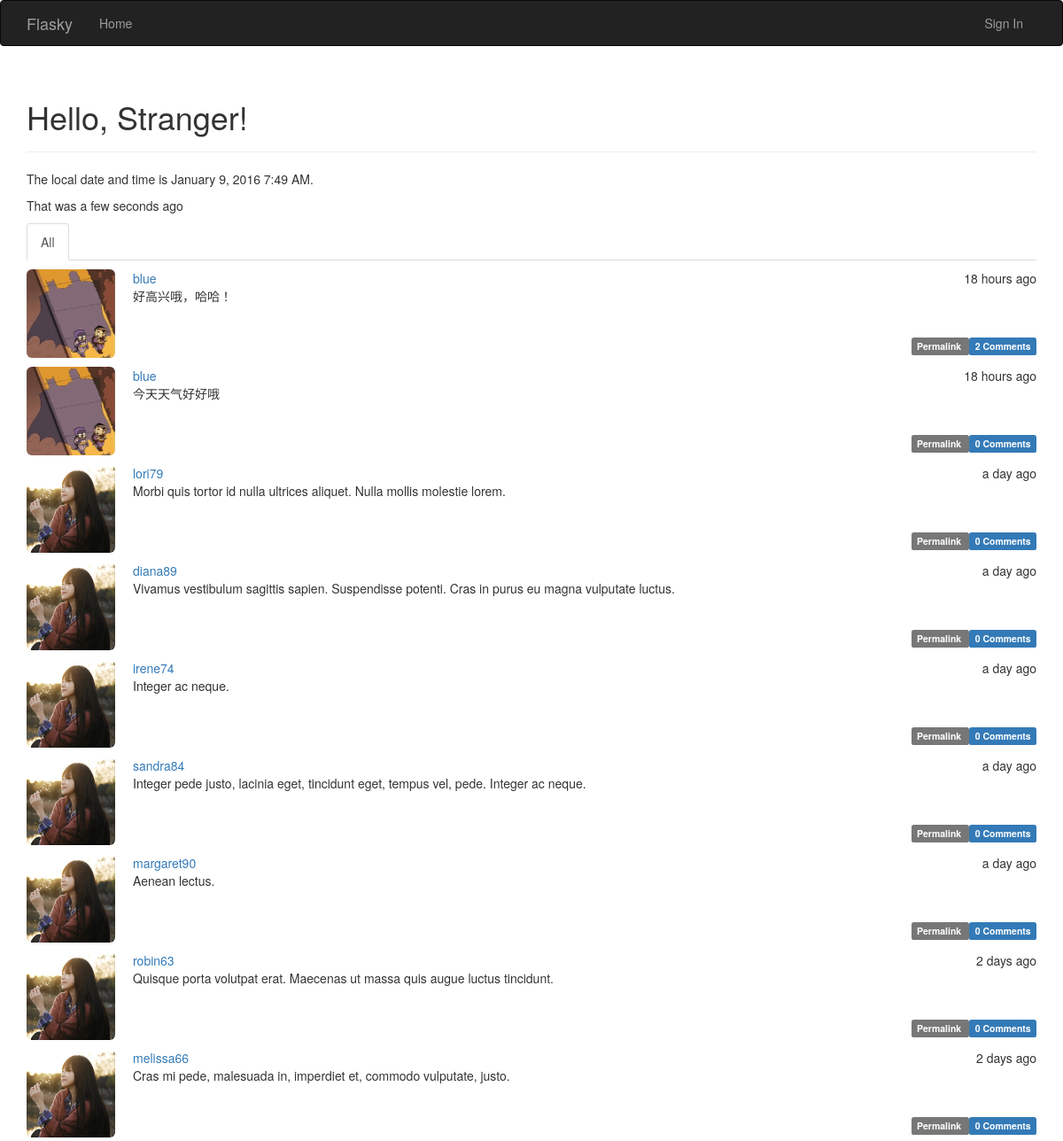
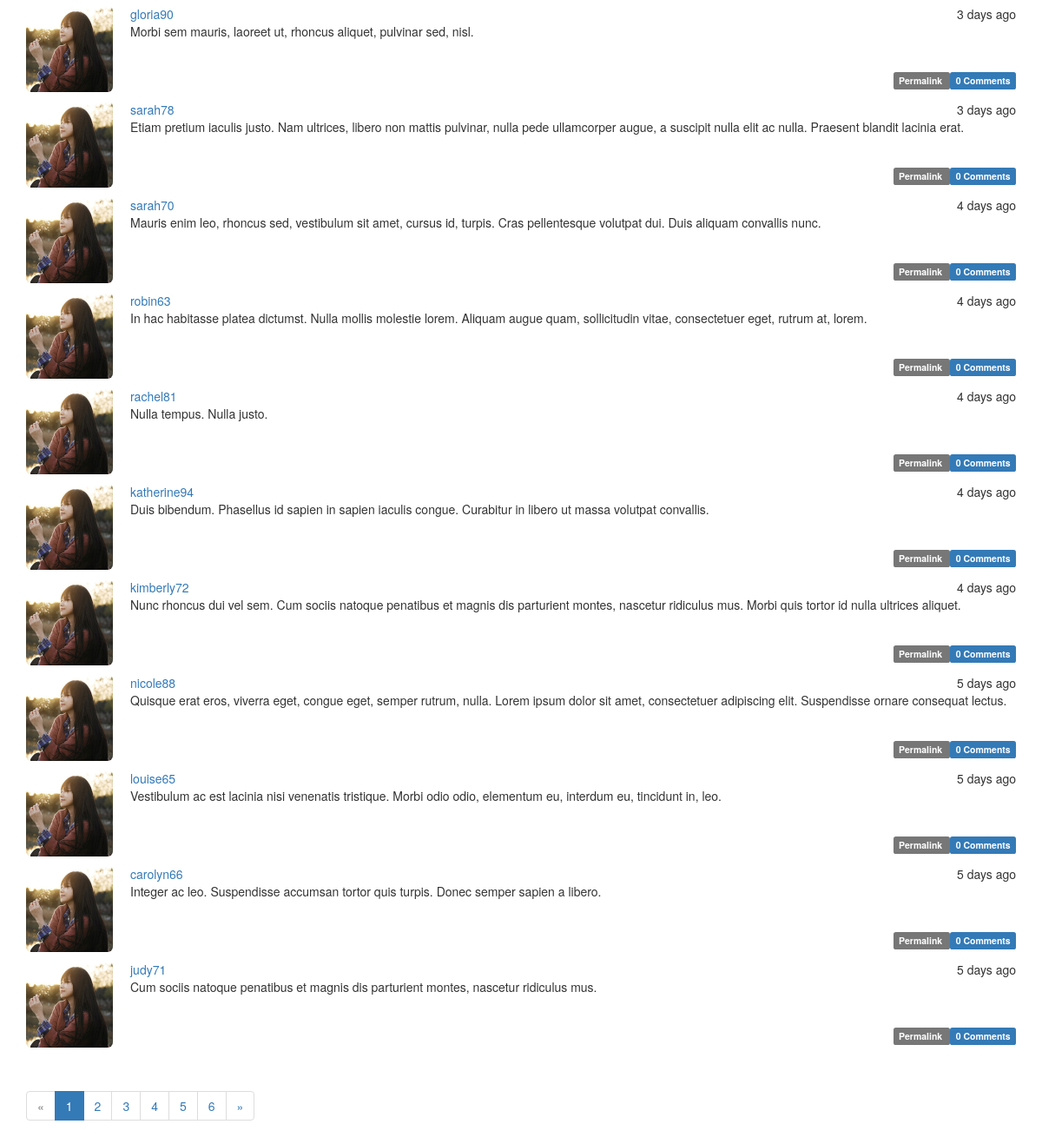
The page / on the database its author committed (2 pictures, top to bottom).
### app/models.py (models this page shows, shortened)
class Post(db.Model):
	__tablename__='posts'
	id=db.Column(db.Integer,primary_key=True)
	body=db.Column(db.Text)
	timestamp=db.Column(db.DateTime,index=True,default=datetime.utcnow)
	author_id=db.Column(db.Integer,db.ForeignKey('users.id'))
	body_html=db.Column(db.Text)
	comments=db.relationship('Comment',backref='post',lazy='dynamic')

class User(UserMixin,db.Model):
	__tablename__='users'
	id=db.Column(db.Integer,primary_key=True)
	email=db.Column(db.String(64),unique=True,index=True)
	password_hash=db.Column(db.String(128))
	username=db.Column(db.String(64),unique=True,index=True)
	avatar=db.Column(db.String(64),default='photos/girl.jpg')
	role_id=db.Column(db.Integer,db.ForeignKey('roles.id'))
	confirmed=db.Column(db.Boolean,default=False)
	name=db.Column(db.String(64))
	location=db.Column(db.String(64))
	about_me=db.Column(db.Text())
	member_since=db.Column(db.DateTime(),default=datetime.utcnow)
	last_seen=db.Column(db.DateTime(),default=datetime.utcnow)
	posts=db.relationship('Post',backref='author',lazy='dynamic')
	followed=db.relationship('Follow',
						foreign_keys=[Follow.follower_id],
						backref=db.backref('follower',lazy='joined'),
						lazy='dynamic',
						cascade='all, delete-orphan')
	followers=db.relationship('Follow',
						foreign_keys=[Follow.followed_id],
						backref=db.backref('followed',lazy='joined'),
						lazy='dynamic',
						cascade='all, delete-orphan')
	comments=db.relationship('Comment',backref='author',lazy='dynamic')
	@property
	def password(self):
	    raise AttributeError('password is not a readable attribute')

### app/main/views.py (the view)
@main.route('/',methods=['GET','POST'])
def index():
	form=PostForm()
	if current_user.can(Permission.WRITE_ARTICLES) and \
			form.validate_on_submit():
		post=Post(body=form.body.data,
			author=current_user._get_current_object())
		db.session.add(post)
		db.session.commit()
		return redirect(url_for('.index'))
	show_followed=False
	page=request.args.get('page',1,type=int)
	if current_user.is_authenticated:
		show_followed=bool(request.cookies.get('show_followed',''))
	if show_followed:
		query=current_user.followed_posts
	else:
		query=Post.query
	pagination=query.order_by(Post.timestamp.desc()).paginate(
		page,per_page=current_app.config['FLASKY_POSTS_PER_PAGE'],
		error_out=False)
	posts=pagination.items
	return render_template('index.html',form=form,posts=posts,current_time=datetime.utcnow(),
							show_followed=show_followed,pagination=pagination)

### app/auth/views.py (called while the page is built)
@auth.before_app_request
def before_request():
	if current_user.is_authenticated:
		current_user.ping()
		if not current_user.confirmed \
			and request.endpoint[:5]!='auth.' \
			and request.endpoint!='static':
			return redirect(url_for('auth.unconfirmed'))

### app/main/__init__.py (called while the page is built)
@main.app_context_processor
def inject_permissions():
	return dict(Permission=Permission)

### app/main/views.py (called while the page is built)
@main.after_app_request
def after_request(response):
	for query in get_debug_queries():
		if query.duration >= current_app.config['FLASKY_SLOW_DB_QUERY_TIME']:
			current_app.logger.warning(
				'Slow query: %s\nParameters: %s\nDuration: %fs\nContext: %s\n'
				% (query.statement, query.parameters, query.duration,
				query.context))
	return response

### app/models.py (called while the page is built)
	def can(self,permissions):
		return False

### app/templates/index.html (shortened to what this page needs)
{% extends "base.html" %}
{% import "bootstrap/wtf.html" as wtf %}
{% import "_macros.html" as macros %}
{% block page_content %}
<div class="page-header">
	<h1>Hello, {% if current_user.is_authenticated %}
	{{ current_user.username }}{% else %}Stranger{% endif %}!
	</h1>
</div>
<p>The local date and time is {{moment(current_time).format('LLL')}}.</p>
<p>That was {{moment(current_time).fromNow(refresh=True)}}</p>
<div class="post-tabs">
    <ul class="nav nav-tabs">
        <li{% if not show_followed %} class="active"{% endif %}><a href="{{ url_for('.show_all') }}">All</a></li>
    </ul>
    {% include '_posts.html' %}
</div>
<div class="pagination">
	{{ macros.pagination_widget(pagination,'.index') }}
</div>
{% endblock %}

### app/templates/base.html (shortened to what this page needs)
{% extends "bootstrap/base.html" %}
{% block head %}
{{super()}}
<link rel="stylesheet" type="text/css" href="{{ url_for('static', filename='styles.css') }}">
{% endblock %}
{% block navbar %}
<div class="navbar navbar-inverse" role="navigation">
	<div class="container">
		<div class="navbar-header">
			<a class="navbar-brand" href="/">Flasky</a>
		</div>
		<div class="navbar-collapse collapse">
			<ul class="navbar-nav nav">
				<li><a href="/">Home</a></li>
			</ul>
			<ul class="nav navbar-nav navbar-right">
				{% if current_user.is_authenticated %}
				<li><a href="{{url_for('auth.logout')}}">Sign Out</a></li>
				<li class="dropdown">
					<a href='#' class="dropdown-toggle"
					data-toggle='dropdown'>Account<b class="caret">
					</b></a>
					<ul class="dropdown-menu">
						<li><a href="{{ url_for('auth.change_password') }}">
						Change Password</a></li>
						<li><a href="{{ url_for('auth.logout') }}">
							Log Out
						</a></li>
					</ul>
				</li>
				{% else %}
				<li><a href="{{url_for('auth.login')}}">Sign In</a>
				</li>
				{% endif %}
			</ul>
		</div>
	</div>
</div>
{% endblock %}
{% block content %}
<div class="container">
	{% block page_content %}{% endblock %}
</div>
{% endblock %}

### app/templates/_macros.html
{% macro pagination_widget(pagination,endpoint) %}
<ul class="pagination">
	<li{% if not pagination.has_prev %} class="disabled" {% endif %}>
		<a href="{% if pagination.has_prev %}{{ url_for(endpoint,
		page=pagination.page-1,**kwargs) }} {% else %}#{% endif %}">
		&laquo;
		</a>
	</li>
	{% for p in pagination.iter_pages() %}
		{% if p %}
			{% if p==pagination.page %}
			<li class="active">
				<a href="{{ url_for(endpoint,page=p,**kwargs) }}">
					{{ p }}
				</a>
			</li>
			{% else %}
			<li>
				<a href="{{ url_for(endpoint,page=p,**kwargs) }}">
					{{ p }}
				</a>
			</li>
			{% endif %}
		{% else %}
		<li class="disabled"><a href="#">&hellip;</a></li>
		{% endif %}
	{% endfor %}
	<li{% if not pagination.has_next %} class="disabled" {% endif %}>
		<a href="{% if pagination.has_next %}{{ url_for(endpoint,
		page=pagination.page+1,**kwargs) }}{% else %}#{% endif %}">
			&raquo;
		</a>
	</li>
</ul>
{% endmacro %}

### app/templates/_posts.html (shortened to what this page needs)
<ul class="posts">
    {% for post in posts %}
    <li class="post">
        <div>
            <a href="{{url_for('.user',username=post.author.username)}}">
                <img class="img-rounded post-thumbnail"
                src="{{url_for('static',filename=post.author.avatar)}}">
            </a>
        </div>
        <div class="post-content">
            <div class="post-date">{{ moment(post.timestamp).fromNow() }}</div>
            <div class="post-author">
                <a href="{{ url_for('.user', username=post.author.username) }}">
                {{ post.author.username }}
                </a>
            </div>
            <div class="post-body">
                {% if post.body_html %}
                    {{ post.body_html | safe }}
                {% else %}
                    {{ post.body }}
                {% endif %}
            </div>
            <div class="post-footer">
                <a href="{{ url_for('.post',id=post.id) }}">
                    <span class="label label-default">Permalink
                    </span>
                </a>
                <a href="{{ url_for('.post',id=post.id) }}#comments">
                    <span class="label label-primary">
                        {{ post.comments.count() }} Comments
                    </span>
                </a>
            </div>
        </div>
    </li>
    {% endfor %}
</ul>

### app/static/styles.css (style rules this page uses)
.posts { list-style: none; }
.post-thumbnail { float: left; width: 100px; height: 100px; }
.post { margin-left: -40px; margin-top: 10px; overflow: hidden; }
.post-date { float: right; }
.post-author { margin-left: 120px; }
.post-body { margin-left: 120px; }
.post-footer { margin-top: 25px; float: right; }

### rows shown on the page
Post: avatar (picture), timestamp "18 hours ago", author.username "blue", body_html "好高兴哦，哈哈！", comments.count "2"
Post: avatar (picture), timestamp "18 hours ago", author.username "blue", body_html "今天天气好好哦", comments.count "0"
Post: avatar (picture), timestamp "a day ago", author.username "lori79", body_html "Morbi quis tortor id nulla ultrices aliquet. Nulla mollis molestie lorem.", comments.count "0"
Post: avatar (picture), timestamp "a day ago", author.username "diana89", body_html "Vivamus vestibulum sagittis sapien. Suspendisse potenti. Cras in purus eu magna vulputate luctus.", comments.count "0"
Post: avatar (picture), timestamp "a day ago", author.username "irene74", body_html "Integer ac neque.", comments.count "0"
Post: avatar (picture), timestamp "a day ago", author.username "sandra84", body_html "Integer pede justo, lacinia eget, tincidunt eget, tempus vel, pede. Integer ac neque.", comments.count "0"
Post: avatar (picture), timestamp "a day ago", author.username "margaret90", body_html "Aenean lectus.", comments.count "0"
Post: avatar (picture), timestamp "2 days ago", author.username "robin63", body_html "Quisque porta volutpat erat. Maecenas ut massa quis augue luctus tincidunt.", comments.count "0"
Post: avatar (picture), timestamp "2 days ago", author.username "melissa66", body_html "Cras mi pede, malesuada in, imperdiet et, commodo vulputate, justo.", comments.count "0"
Post: avatar (picture), timestamp "3 days ago", author.username "gloria90", body_html "Morbi sem mauris, laoreet ut, rhoncus aliquet, pulvinar sed, nisl.", comments.count "0"
Post: avatar (picture), timestamp "3 days ago", author.username "sarah78", body_html "Etiam pretium iaculis justo. Nam ultrices, libero non mattis pulvinar, nulla pede ullamcorper augue, a suscipit nulla elit ac nulla. Praesent blandit lacinia erat.", comments.count "0"
Post: avatar (picture), timestamp "4 days ago", author.username "sarah70", body_html "Mauris enim leo, rhoncus sed, vestibulum sit amet, cursus id, turpis. Cras pellentesque volutpat dui. Duis aliquam convallis nunc.", comments.count "0"
Post: avatar (picture), timestamp "4 days ago", author.username "robin63", body_html "In hac habitasse platea dictumst. Nulla mollis molestie lorem. Aliquam augue quam, sollicitudin vitae, consectetuer eget, rutrum at, lorem.", comments.count "0"
Post: avatar (picture), timestamp "4 days ago", author.username "rachel81", body_html "Nulla tempus. Nulla justo.", comments.count "0"
Post: avatar (picture), timestamp "4 days ago", author.username "katherine94", body_html "Duis bibendum. Phasellus id sapien in sapien iaculis congue. Curabitur in libero ut massa volutpat convallis.", comments.count "0"
Post: avatar (picture), timestamp "4 days ago", author.username "kimberly72", body_html "Nunc rhoncus dui vel sem. Cum sociis natoque penatibus et magnis dis parturient montes, nascetur ridiculus mus. Morbi quis tortor id nulla ultrices aliquet.", comments.count "0"
Post: avatar (picture), timestamp "5 days ago", author.username "nicole88", body_html "Quisque erat eros, viverra eget, congue eget, semper rutrum, nulla. Lorem ipsum dolor sit amet, consectetuer adipiscing elit. Suspendisse ornare consequat lectus.", comments.count "0"
Post: avatar (picture), timestamp "5 days ago", author.username "louise65", body_html "Vestibulum ac est lacinia nisi venenatis tristique. Morbi odio odio, elementum eu, interdum eu, tincidunt in, leo.", comments.count "0"
Post: avatar (picture), timestamp "5 days ago", author.username "carolyn66", body_html "Integer ac leo. Suspendisse accumsan tortor quis turpis. Donec semper sapien a libero.", comments.count "0"
Post: avatar (picture), timestamp "5 days ago", author.username "judy71", body_html "Cum sociis natoque penatibus et magnis dis parturient montes, nascetur ridiculus mus.", comments.count "0"

### other values the page prints
{{ p }} "1"
{{ p }} "2" "3" "4" "5" "6"
